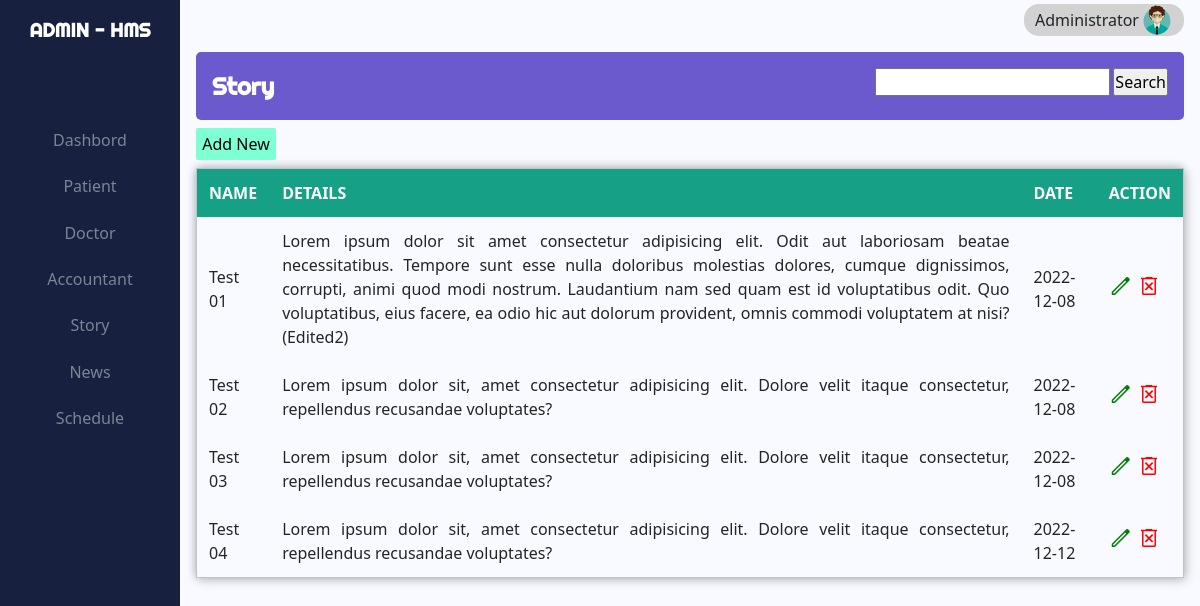
The page /admin/admin_to_story.php (signed in) on the database its author committed.
### tables this page shows
CREATE TABLE `stories` (
  `sto_name` varchar(150) NOT NULL,
  `details` varchar(2000) DEFAULT NULL,
  `sto_image` varchar(50) DEFAULT NULL,
  `adm_id` int(4) DEFAULT NULL,
  `sto_date` date DEFAULT NULL
);

### admin/admin_to_story.php (the view, shortened to what this page needs)
<?php
    include '../utility/admin_template.php';
    if (!isset($_REQUEST["search"])) {
        $sql = "SELECT * FROM stories";
        $story = mysqli_query($conn, $sql);
    }
    else {
        $value = $_REQUEST["search_val"];
        $sql = "SELECT * FROM stories WHERE sto_name LIKE '%$value%'";
        $story = mysqli_query($conn, $sql);
    }
?>
<head>
    <link rel="stylesheet" href="../css/admin/admin_to_patient.css">
    <link rel="stylesheet" href="../css/admin/admin_to_doctor.css">
</head>
<body>
            <div class="top-bar">
                <div class="top-bar-text">Story</div>
                <div class="search_bar">
                    <form action="" method="post">
                        <input type="search" name="search_val">
                        <input class="button" type="submit" value="Search" name="search">
                    </form>
                </div>
            </div>
            <button class="btn_wrapper">
                <div class="add">Add New</div>
            </button>
            <table action="" method="post">
                <thead>
                    <tr id="header">
                    <th scope="col">NAME</th>
                    <th scope="col">DETAILS</th>
                    <th scope="col">DATE</th>
                    <th scope="col">ACTION</th>
                    </tr>
                </thead>
                <tbody>
                    <?php while ($row = mysqli_fetch_array($story, MYSQLI_ASSOC)) {?>
                    <tr>
                    <td><?php echo $row["sto_name"] ?></td>
                    <td><?php echo $row["details"] ?></td>
                    <td><?php echo $row["sto_date"] ?></td>
                    <td class="">
                    <a href="./action/update_story.php?story_name=<?php echo $row["sto_name"] ?>"><button class="button_update" name="update"><span class="material-symbols-outlined">edit</span></button></a>
                    <a href="./action/delete_news_story.php?type=story&name=<?php echo $row["sto_name"] ?>" ><button class="button_delete" name="delete"><span class="material-symbols-outlined">delete_forever</span></button></a>
                    </td>
                    </tr>
                    <?php } ?>
                </tbody>
            </table>
</body>
</html>

### css/admin/admin.css (style rules this page uses)
* { margin: 0; padding: 0; box-sizing: border-box; }

### css/admin/admin_to_patient.css (style rules this page uses)
.material-symbols-outlined { font-variation-settings: 'FILL' 0, 'wght' 400, 'GRAD' 0, 'opsz' 48 }
.top-bar { display: flex; justify-content: space-between; width: 100%; padding: 1rem; margin-top: 1rem; border-radius: 5px; background-color: slateblue; }
.top-bar-text { color: white; font-size: 1.5rem; font-weight: bold; font-family: 'Righteous', cursive; }
.search_bar > form { display: flex; justify-content: center; }
form > .button { margin-left: 0.2rem; }
button { background: none; border: none; }
.button_delete { color: red; }
.button_update { color: green; }
table { margin-top: 1rem!important; border-collapse: collapse; border: 1px solid #bdc3c7; border-radius: 5px 5px 0 0; box-shadow: 2px 2px 12px rgba(0, 0, 0, 0.2), -1px -1px 8px rgba(0, 0, 0, 0.2); width: 100%; }
tr { transition: all .2s ease-in; }
th, td { padding: 12px; text-align: justify; }
#header { background-color: #16a085; color: #fff; }

### css/admin/admin_to_doctor.css (style rules this page uses)
.btn_wrapper { display: flex; justify-content: right; }
.add { margin: 0.5rem 0; width: 5rem; background-color: aquamarine; border-radius: 2px; padding: 4px 0; }
table { margin-top: 0 !important; }

### rows shown on the page
stories: sto_name "Test 01", details "Lorem ipsum dolor sit amet consectetur adipisicing elit. Odit aut laboriosam beatae necessitatibus. Tempore sunt esse nulla doloribus molestias dolores, cumque dignissimos, corrupti, animi quod modi nostrum. Laudantium nam sed quam est id voluptatibus odit. Quo voluptatibus, eius facere, ea odio hic aut dolorum provident, omnis commodi voluptatem at nisi? (Edited2)", sto_date "2022-12-08"
stories: sto_name "Test 02", details "Lorem ipsum dolor sit, amet consectetur adipisicing elit. Dolore velit itaque consectetur, repellendus recusandae voluptates?", sto_date "2022-12-08"
stories: sto_name "Test 03", details "Lorem ipsum dolor sit, amet consectetur adipisicing elit. Dolore velit itaque consectetur, repellendus recusandae voluptates?", sto_date "2022-12-08"
stories: sto_name "Test 04", details "Lorem ipsum dolor sit, amet consectetur adipisicing elit. Dolore velit itaque consectetur, repellendus recusandae voluptates?", sto_date "2022-12-12"
